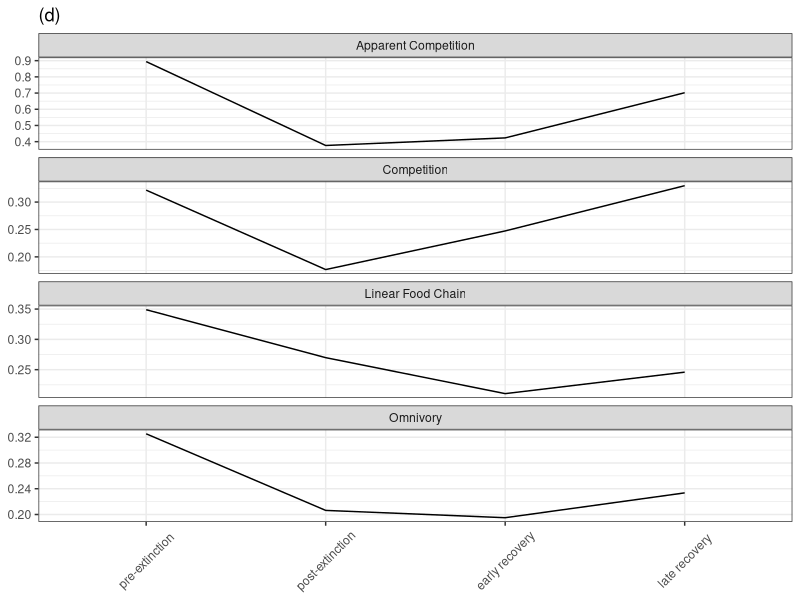
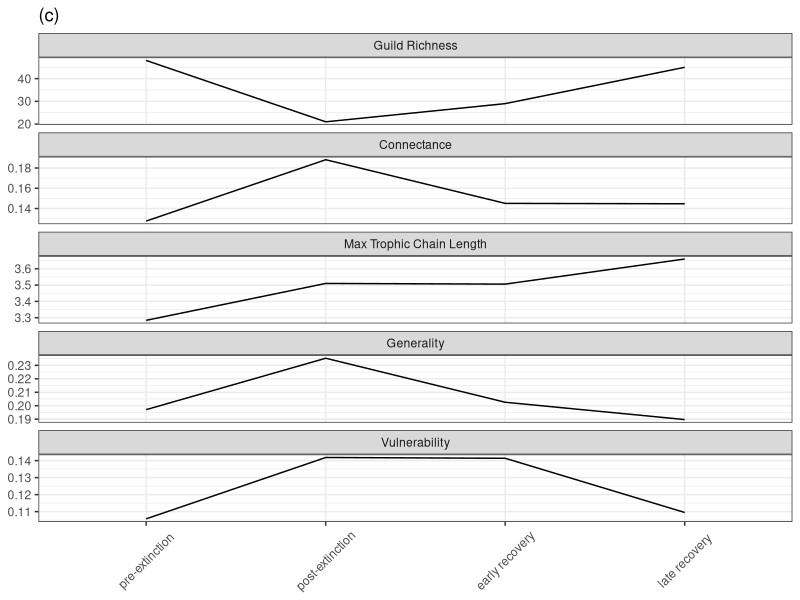

These charts were generated, in order, by the following R code:
# plotting network stats through time
# Toarcian
# Dunhill et al 2022

# libraries ----
library(tidyverse)
library(patchwork)

# data and data subset to guild level  ----
## this is andrew based data using GuildWebsBuildPlotAnalyse and calc_select_stats
guilds <- read_csv("Data/metrics_time2.csv")

## these are alex's original data
## did not use calc_select_stats
## this uses calc_network_stats 

guilds2 <- read_csv("Data/metrics_time.csv") %>% filter(resolution == "guild") %>% 
  select(-resolution)

colnames(guilds)
colnames(guilds2)

guilds %>% select(sd_normalized_in_degree, sd_normalized_out_degree)
guilds2 %>% select(generality, vulnerability)


# data management to create axis labels ----
guilds <- guilds %>% 
  mutate(time2 = case_when(
    time == 1 ~ "pre-extinction",
    time == 2 ~ "post-extinction",
    time == 3 ~ "early recovery",
    time == 4 ~ "late recovery")) %>% 
  mutate(time2 = factor(time2, levels = c("pre-extinction",
                                          "post-extinction",
                                          "early recovery",
                                          "late recovery")))


# subsets of Structure metrics and Motif metrics ----
guildsStructureDat <- guilds %>% 
  select(time, time2, taxa, connectance, max_tl_std, sd_normalized_in_degree, sd_normalized_out_degree) %>% 
  pivot_longer(-c(time, time2), names_to = "Metric", values_to = "Value") %>% 
  mutate(Metric = case_when(
    Metric == "taxa" ~ "Guild Richness",
    Metric == "connectance" ~ "Connectance",
    Metric == "max_tl_std" ~ "Max Trophic Chain Length",
    Metric == "sd_normalized_in_degree" ~ "Generality",
    Metric == 'sd_normalized_out_degree' ~ "Vulnerability"
  )) %>% 
  mutate(Metric = fct_relevel(Metric, "Guild Richness", "Connectance", "Max Trophic Chain Length",
                              "Generality", "Vulnerability"))

guildsMotifDat <- guilds %>% 
  select(time, time2, norm_mot_lin, norm_mot_omn, norm_mot_ap_comp, norm_mot_dir_comp) %>% 
  pivot_longer(-c(time, time2), names_to = "Metric", values_to = "Value") %>% 
  mutate(Metric = case_when(
    Metric == "norm_mot_lin" ~ "Linear Food Chain",
    Metric == "norm_mot_omn" ~ "Omnivory",
    Metric == "norm_mot_ap_comp" ~ "Apparent Competition",
    Metric == "norm_mot_dir_comp" ~ "Competition"
  ))

guildsMotifDat2 <- guilds2 %>% 
  select(time, s1, s2, s4, s5) %>% 
  pivot_longer(-c(time), names_to = "Metric", values_to = "Value") %>% 
  mutate(Metric = case_when(
    Metric == "s1" ~ "Linear Food Chain",
    Metric == "s2" ~ "Omnivory",
    Metric == "s4" ~ "Apparent Competition",
    Metric == "s5" ~ "Competition"
  )) %>% 
  mutate(time2 = case_when(
    time == 1 ~ "pre-extinction",
    time == 2 ~ "post-extinction",
    time == 3 ~ "early recovery",
    time == 4 ~ "late recovery")) %>% 
  mutate(time2 = factor(time2, levels = c("pre-extinction",
                                          "post-extinction",
                                          "early recovery",
                                          "late recovery")))


# plots ----
structPlot <- ggplot(guildsStructureDat, aes(x = time2, y =Value, group = Metric))+
  geom_line()+
  facet_wrap(~ Metric, scales = "free_y", ncol = 1)+
  labs(x = NULL, y = NULL, title = "(c)")+
  theme_bw()+
  theme(axis.text.x = element_text(angle = 45, vjust = 0.5))

# structPlot

# motifPlot <- ggplot(guildsMotifDat, aes(x = time2, y =Value, group = Metric))+
#   geom_line()+
#   facet_wrap(~ Metric, scales = "free_y", ncol = 1)+
#   labs(x = NULL, y = NULL)+
#   theme_bw(base_size = 15)+
#   theme(axis.text.x = element_text(angle = 45, vjust = 0.5))
# 
# motifPlot

motifPlot2 <- ggplot(guildsMotifDat2, aes(x = time2, y =Value, group = Metric))+
  geom_line()+
  facet_wrap(~ Metric, scales = "free_y", ncol = 1)+
  labs(x = NULL, y = NULL, title = "(d)")+
  theme_bw()+
  theme(axis.text.x = element_text(angle = 45, vjust = 0.5))

# motifPlot2


# patchwork layout ----
# structPlot+motifPlot
